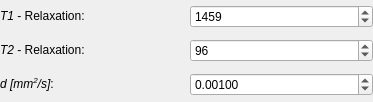
<?xml version="1.0" encoding="UTF-8"?>
<ui version="4.0">
 <class>QmitkBallModelParametersWidgetControls</class>
 <widget class="QWidget" name="QmitkBallModelParametersWidgetControls">
  <property name="geometry">
   <rect>
    <x>0</x>
    <y>0</y>
    <width>373</width>
    <height>102</height>
   </rect>
  </property>
  <property name="sizePolicy">
   <sizepolicy hsizetype="MinimumExpanding" vsizetype="MinimumExpanding">
    <horstretch>0</horstretch>
    <verstretch>0</verstretch>
   </sizepolicy>
  </property>
  <property name="windowTitle">
   <string>Form</string>
  </property>
  <layout class="QGridLayout" name="gridLayout">
   <property name="leftMargin">
    <number>0</number>
   </property>
   <property name="topMargin">
    <number>0</number>
   </property>
   <property name="rightMargin">
    <number>0</number>
   </property>
   <property name="bottomMargin">
    <number>0</number>
   </property>
   <item row="1" column="1">
    <widget class="QSpinBox" name="m_T2box">
     <property name="toolTip">
      <string>T2 relaxation time of this compartment (in milliseconds).</string>
     </property>
     <property name="maximum">
      <number>999999999</number>
     </property>
     <property name="value">
      <number>96</number>
     </property>
    </widget>
   </item>
   <item row="2" column="1">
    <widget class="QDoubleSpinBox" name="m_D1box">
     <property name="toolTip">
      <string>Diffusivity of the isotropic compartment.</string>
     </property>
     <property name="decimals">
      <number>5</number>
     </property>
     <property name="maximum">
      <double>1.000000000000000</double>
     </property>
     <property name="singleStep">
      <double>0.000100000000000</double>
     </property>
     <property name="value">
      <double>0.001000000000000</double>
     </property>
    </widget>
   </item>
   <item row="2" column="0">
    <widget class="QLabel" name="label">
     <property name="text">
      <string>&lt;html&gt;&lt;head/&gt;&lt;body&gt;&lt;p&gt;&lt;span style=&quot; font-style:italic;&quot;&gt;d [mm&lt;/span&gt;&lt;span style=&quot; font-style:italic; vertical-align:super;&quot;&gt;2&lt;/span&gt;&lt;span style=&quot; font-style:italic;&quot;&gt;/s]&lt;/span&gt;:&lt;/p&gt;&lt;/body&gt;&lt;/html&gt;</string>
     </property>
    </widget>
   </item>
   <item row="1" column="0">
    <widget class="QLabel" name="label_5">
     <property name="text">
      <string>&lt;html&gt;&lt;head/&gt;&lt;body&gt;&lt;p&gt;&lt;span style=&quot; font-style:italic;&quot;&gt;T2&lt;/span&gt; - Relaxation:&lt;/p&gt;&lt;/body&gt;&lt;/html&gt;</string>
     </property>
    </widget>
   </item>
   <item row="0" column="0">
    <widget class="QLabel" name="label_6">
     <property name="text">
      <string>&lt;html&gt;&lt;head/&gt;&lt;body&gt;&lt;p&gt;&lt;span style=&quot; font-style:italic;&quot;&gt;T1&lt;/span&gt; - Relaxation:&lt;/p&gt;&lt;/body&gt;&lt;/html&gt;</string>
     </property>
    </widget>
   </item>
   <item row="0" column="1">
    <widget class="QSpinBox" name="m_T1box">
     <property name="toolTip">
      <string>T1 relaxation time of this compartment (in milliseconds).</string>
     </property>
     <property name="maximum">
      <number>999999999</number>
     </property>
     <property name="value">
      <number>1459</number>
     </property>
    </widget>
   </item>
  </layout>
 </widget>
 <tabstops>
  <tabstop>m_T2box</tabstop>
  <tabstop>m_D1box</tabstop>
 </tabstops>
 <resources/>
 <connections/>
</ui>
